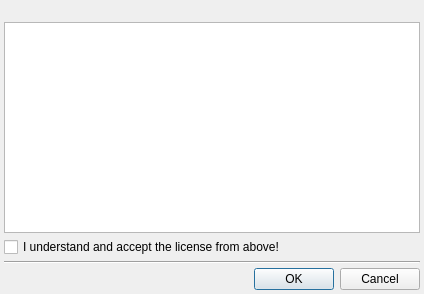
<?xml version="1.0" encoding="UTF-8"?>
<ui version="4.0">
 <class>TAbout_form</class>
 <widget class="QDialog" name="TAbout_form">
  <property name="windowModality">
   <enum>Qt::NonModal</enum>
  </property>
  <property name="geometry">
   <rect>
    <x>0</x>
    <y>0</y>
    <width>424</width>
    <height>294</height>
   </rect>
  </property>
  <property name="windowTitle">
   <string>Koperek32::About the autor</string>
  </property>
  <property name="modal">
   <bool>false</bool>
  </property>
  <layout class="QVBoxLayout" name="verticalLayout">
   <property name="spacing">
    <number>4</number>
   </property>
   <property name="leftMargin">
    <number>4</number>
   </property>
   <property name="topMargin">
    <number>4</number>
   </property>
   <property name="rightMargin">
    <number>4</number>
   </property>
   <property name="bottomMargin">
    <number>4</number>
   </property>
   <item>
    <widget class="QLabel" name="label">
     <property name="contextMenuPolicy">
      <enum>Qt::NoContextMenu</enum>
     </property>
     <property name="text">
      <string/>
     </property>
     <property name="pixmap">
      <pixmap resource="resources.qrc">:/new/prefix1/BMP/logo2_mini.bmp</pixmap>
     </property>
     <property name="scaledContents">
      <bool>false</bool>
     </property>
    </widget>
   </item>
   <item>
    <widget class="QTextBrowser" name="textBrowser">
     <property name="acceptRichText">
      <bool>false</bool>
     </property>
     <property name="source">
      <url>
       <string>qrc:/new/prefix1/Koperek32_license.txt</string>
      </url>
     </property>
    </widget>
   </item>
   <item>
    <widget class="QCheckBox" name="checkBox">
     <property name="contextMenuPolicy">
      <enum>Qt::NoContextMenu</enum>
     </property>
     <property name="text">
      <string>I understand and accept the license from above!</string>
     </property>
    </widget>
   </item>
   <item>
    <widget class="Line" name="line">
     <property name="orientation">
      <enum>Qt::Horizontal</enum>
     </property>
    </widget>
   </item>
   <item>
    <widget class="QDialogButtonBox" name="buttonBox">
     <property name="contextMenuPolicy">
      <enum>Qt::NoContextMenu</enum>
     </property>
     <property name="orientation">
      <enum>Qt::Horizontal</enum>
     </property>
     <property name="standardButtons">
      <set>QDialogButtonBox::Cancel|QDialogButtonBox::Ok</set>
     </property>
    </widget>
   </item>
  </layout>
 </widget>
 <resources>
  <include location="resources.qrc"/>
 </resources>
 <connections>
  <connection>
   <sender>buttonBox</sender>
   <signal>accepted()</signal>
   <receiver>TAbout_form</receiver>
   <slot>accept()</slot>
   <hints>
    <hint type="sourcelabel">
     <x>248</x>
     <y>254</y>
    </hint>
    <hint type="destinationlabel">
     <x>157</x>
     <y>274</y>
    </hint>
   </hints>
  </connection>
  <connection>
   <sender>buttonBox</sender>
   <signal>rejected()</signal>
   <receiver>TAbout_form</receiver>
   <slot>reject()</slot>
   <hints>
    <hint type="sourcelabel">
     <x>316</x>
     <y>260</y>
    </hint>
    <hint type="destinationlabel">
     <x>286</x>
     <y>274</y>
    </hint>
   </hints>
  </connection>
 </connections>
</ui>
